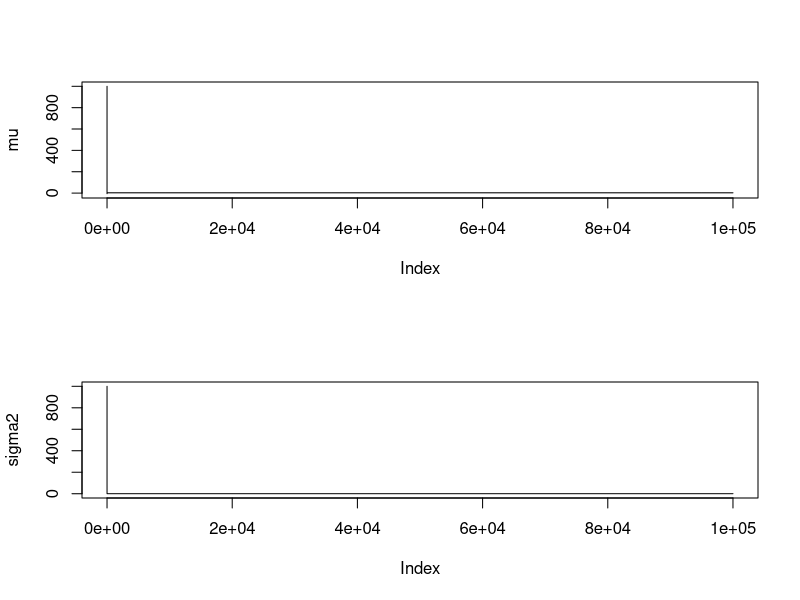
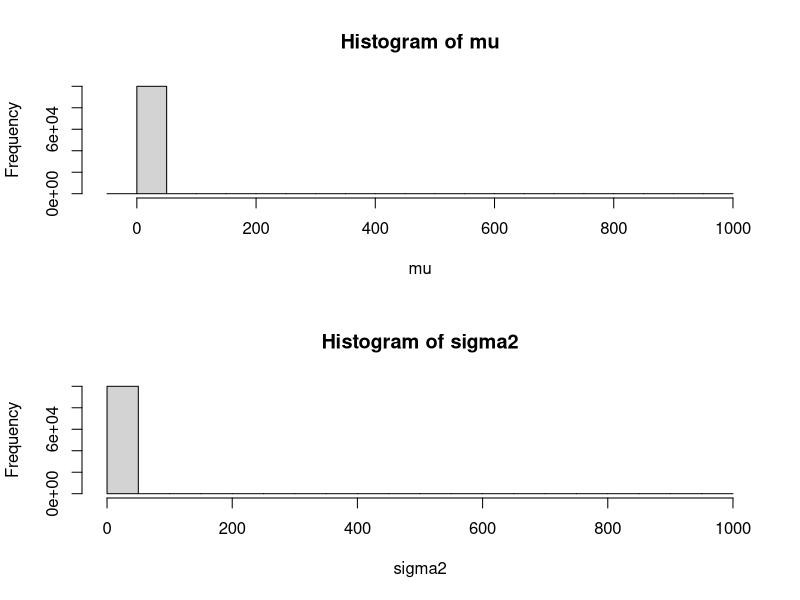
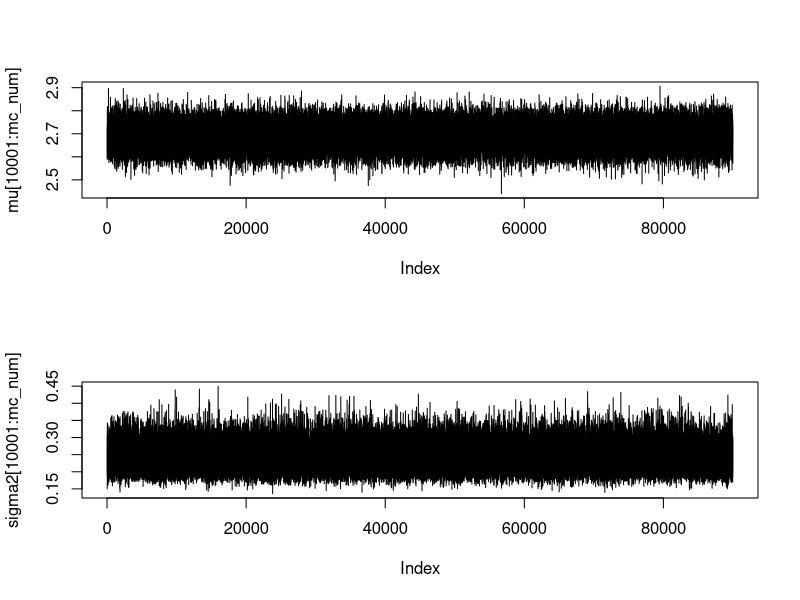
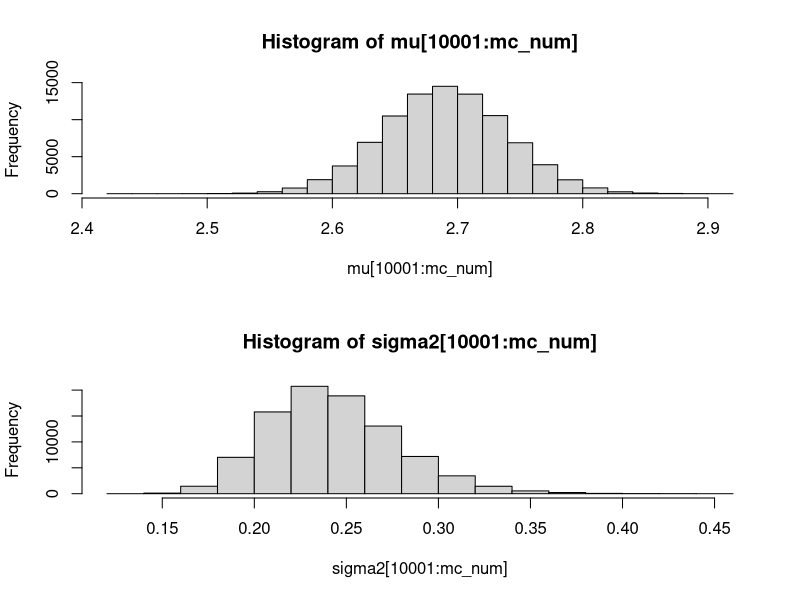

Write the R code that produced these figures, in order.
library(mnormt)
set.seed(46436)

################
#Simulating Data
################
n<-100
mu<-2.7
sd<-0.50
y<-rnorm(n,mu,sd)


########################
#MCMC Code
########################

#Global Settings
mc_num<-100000

#Parameter Vectors/Matrices
mu<-rep(0,times=mc_num)
sigma2<-rep(0,times=mc_num)

#Initial Values
mu[1]<-1000
sigma2[1]<-1000

for(i in 2:mc_num){
   
   #Update mu
   mu[i]<-rnorm(n=1,mean=mean(y),sd=sqrt(sigma2[i-1]/n))

   #Update sigma2
   sigma2[i]<-1/rgamma(n=1,(n/2),(sum((y-mu[i])^2)/2))

   }

#Trace Plots
par(mfrow=c(2,1))
plot(mu,type="l")
plot(sigma2,type="l")

#Posterior Samples Summary (without Burn-in)
par(mfrow=c(2,1))
hist(mu)
hist(sigma2)
mean(mu)
mean(sigma2)



#Trace Plots (Burn-in of 10,000)
par(mfrow=c(2,1))
plot(mu[10001:mc_num],type="l")
plot(sigma2[10001:mc_num],type="l")

#Posterior Samples Summary (with Burn-in)
par(mfrow=c(2,1))
hist(mu[10001:mc_num])
hist(sigma2[10001:mc_num])
mean(mu[10001:mc_num])
mean(sigma2[10001:mc_num])
